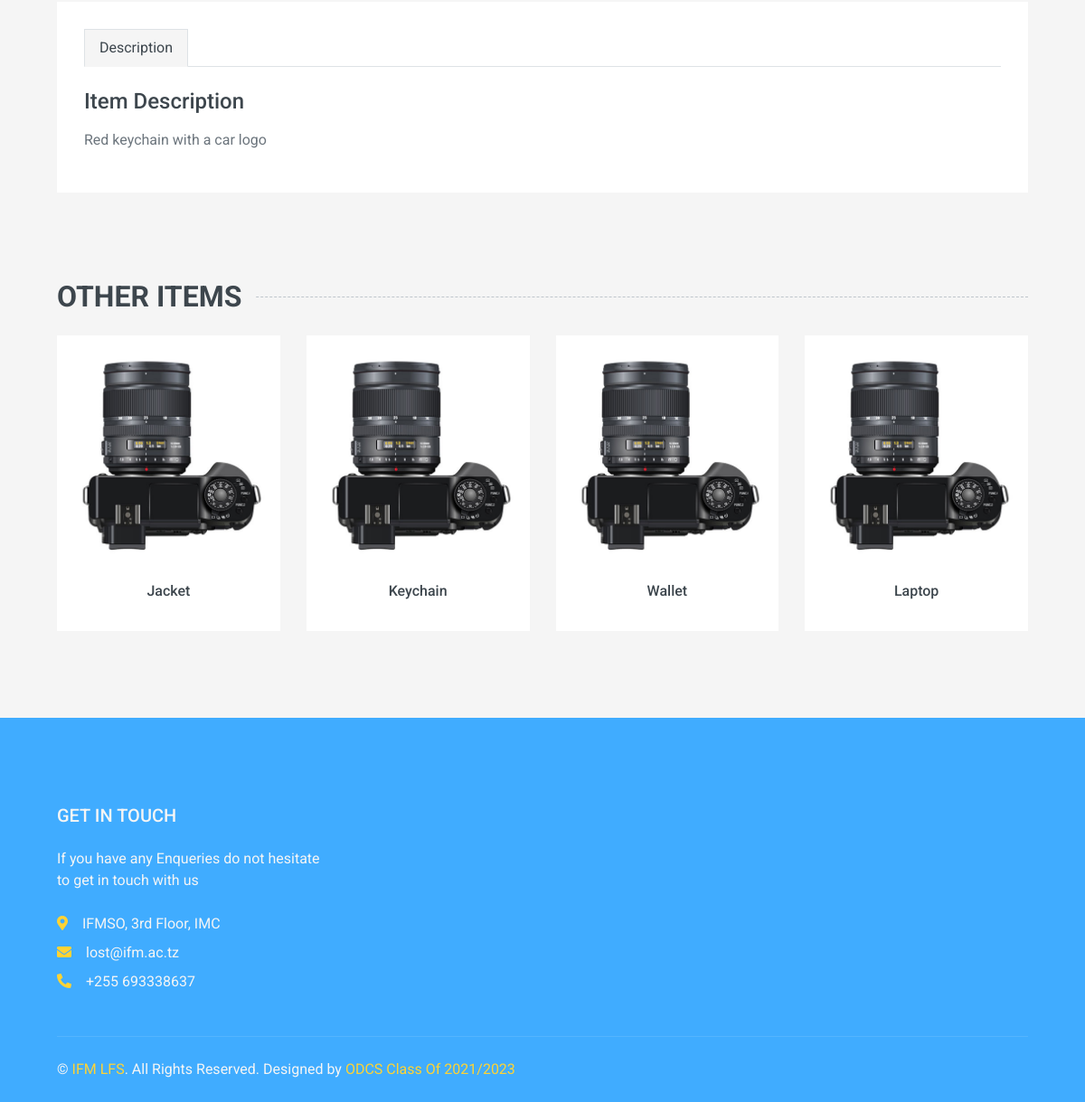
The app's page /detail.php?id=3 (lower part), older data.
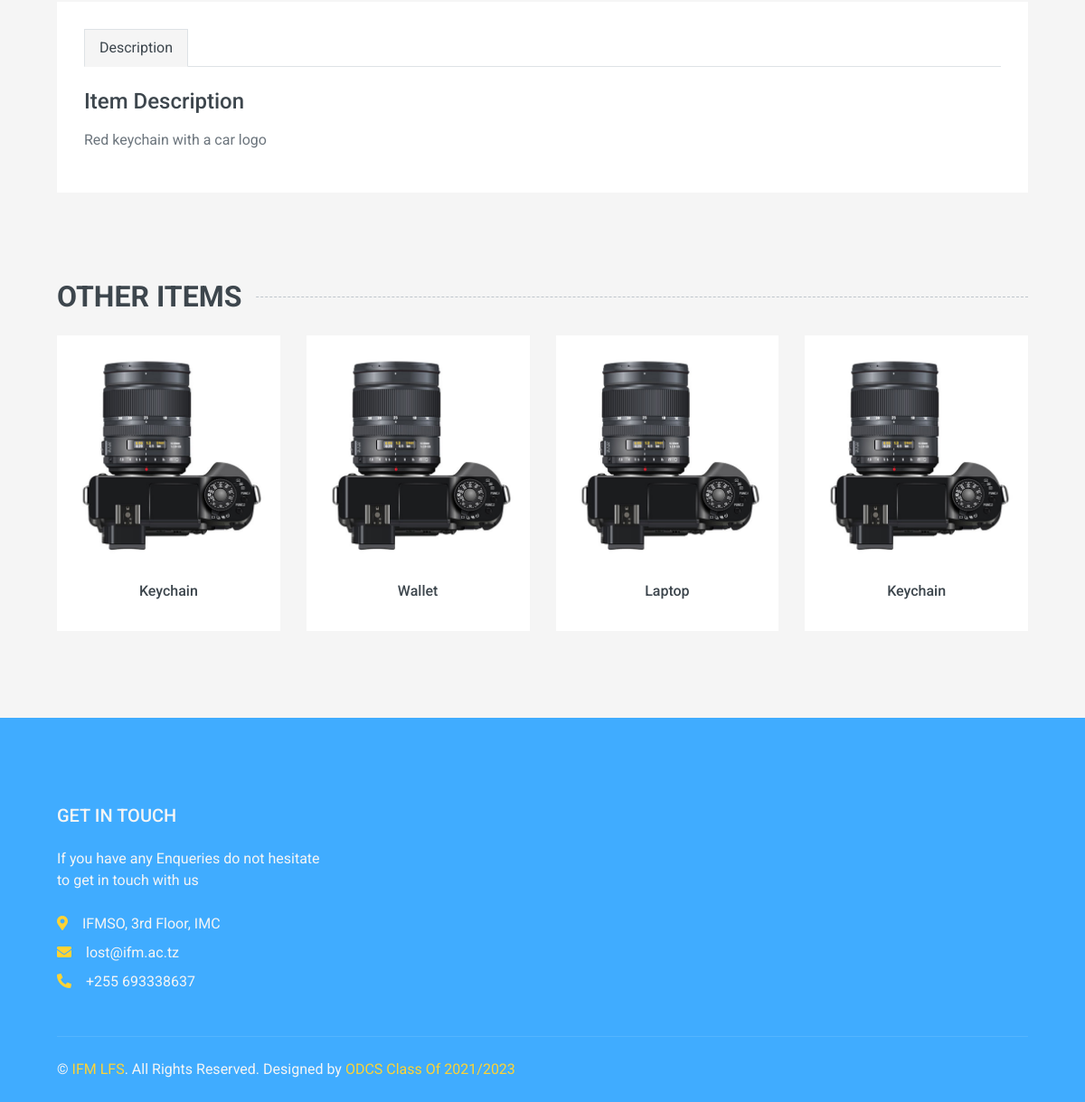
The same page, newer data.
### tables this page shows
CREATE TABLE `items` (
  `item_id` int(11) NOT NULL AUTO_INCREMENT,
  `item_name` varchar(255) DEFAULT NULL,
  `category` varchar(255) DEFAULT NULL,
  `description` varchar(255) DEFAULT NULL,
  `postedby` int(11) DEFAULT NULL,
  `location_found` varchar(255) DEFAULT NULL,
  `location_lost` varchar(255) DEFAULT NULL,
  `date_found` varchar(255) DEFAULT NULL,
  `date_lost` varchar(255) DEFAULT NULL,
  `owner_name` varchar(255) DEFAULT NULL,
  `owner_contact` varchar(255) DEFAULT NULL,
  `claimed` tinyint(1) DEFAULT NULL,
  `type` varchar(255) DEFAULT NULL,
  `claimed_by` varchar(255) DEFAULT NULL,
  `claimed_date` date DEFAULT NULL,
  `image` varchar(50) DEFAULT NULL,
  PRIMARY KEY (`item_id`),
  KEY `postedby` (`postedby`),
  CONSTRAINT `items_ibfk_1` FOREIGN KEY (`postedby`) REFERENCES `users` (`id`)
);

### detail.php (the view, shortened to what this page needs)
<!DOCTYPE html>
<html lang="en">
<head>
    <link href="https://cdnjs.cloudflare.com/ajax/libs/font-awesome/5.10.0/css/all.min.css" rel="stylesheet">
    <link href="lib/animate/animate.min.css" rel="stylesheet">
    <link href="lib/owlcarousel/assets/owl.carousel.min.css" rel="stylesheet">
    <link href="css/style.css" rel="stylesheet">
</head>
<body>
    <div class="container-fluid pb-5">
        <div class="row px-xl-5">
            <div class="col">
                <div class="bg-light p-30">
                    <div class="nav nav-tabs mb-4">
                        <a class="nav-item nav-link text-dark active" data-toggle="tab" href="#tab-pane-1">Description</a>
                    </div>
                    <div class="tab-content">
                        <div class="tab-pane fade show active" id="tab-pane-1">
                            <h4 class="mb-3">Item Description</h4>
                            <?php
                                $id = $_GET['id'];
                                $descr = "";
                                include 'helpers/dbcon.inc.php';
                                $query = "SELECT description FROM items WHERE item_id = $id";
                                $res = $conn->query($query);
                                while($row = mysqli_fetch_assoc($res)){
                                    $descr = $row['description'];
                                }
                                echo "<p>$descr</p>";
                                ?>
                        </div>
                    </div>
                </div>
            </div>
        </div>
    </div>
    <div class="container-fluid py-5">
        <h2 class="section-title position-relative text-uppercase mx-xl-5 mb-4"><span class="bg-secondary pr-3">Other Items</span></h2>
        <div class="row px-xl-5">
            <div class="col">
                <div class="owl-carousel related-carousel">
                <?php
                include 'helpers/dbcon.inc.php';
                $query = "SELECT * FROM items ORDER BY item_id DESC LIMIT 4";
                $res = $conn->query($query);
                while($row = mysqli_fetch_assoc($res)){
                    echo '<div class="product-item bg-light">
                        <div class="product-img position-relative overflow-hidden">
                            <img class="img-fluid w-100" src="'.$row['image'].'" alt="">
                            <div class="product-action">
                                <a class="btn btn-outline-dark btn-square" href="detail.php?id='.$row['item_id'].'"><i class="fa fa-search"></i></a>
                            </div>
                        </div>
                        <div class="text-center py-4">
                            <a class="h6 text-decoration-none text-truncate" href="">'.$row['item_name'].'</a>
                            <div class="d-flex align-items-center justify-content-center mt-2">
                            </div>
                        </div>
                    </div>';
                    }
                    ?>
                </div>
            </div>
        </div>
    </div>
    <div class="container-fluid bg-dark text-secondary mt-5 pt-5">
        <div class="row px-xl-5 pt-5">
            <div class="col-lg-4 col-md-12 mb-5 pr-3 pr-xl-5">
                <h5 class="text-secondary text-uppercase mb-4">Get In Touch</h5>
                <p class="mb-4">If you have any Enqueries do not hesitate to get in touch with us</p>
                <p class="mb-2"><i class="fa fa-map-marker-alt text-primary mr-3"></i>IFMSO, 3rd Floor, IMC</p>
                <p class="mb-2"><i class="fa fa-envelope text-primary mr-3"></i>lost@ifm.ac.tz</p>
                <p class="mb-0"><i class="fa fa-phone-alt text-primary mr-3"></i>+255 693338637</p>
            </div>
        </div>
        <div class="row border-top mx-xl-5 py-4" style="border-color: rgba(256, 256, 256, .1) !important;">
            <div class="col-md-6 px-xl-0">
                <p class="mb-md-0 text-center text-md-left text-secondary">
                    &copy; <a class="text-primary" href="ifm.ac.tz">IFM LFS</a>. All Rights Reserved. Designed
                    by
                    <a class="text-primary" href="https://ifm.ac.tz">ODCS Class Of 2021/2023</a>
                </p>
            </div>
        </div>
    </div>
</body>
</html>

Row changes from the older to the newer data that the page shows:
removed items: image (picture), item_name "Jacket"
